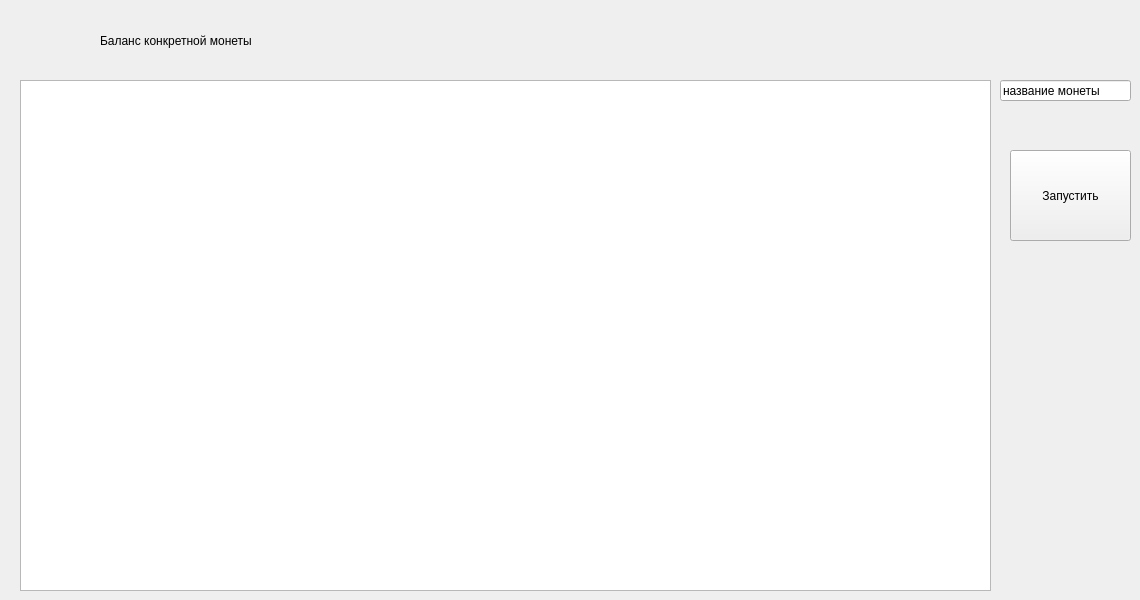
                     <widget class="QWidget" name="exact_coin_balance">
                      <widget class="QTableView" name="coin_balance_tableView">
                       <property name="geometry">
                        <rect>
                         <x>20</x>
                         <y>80</y>
                         <width>971</width>
                         <height>511</height>
                        </rect>
                       </property>
                      </widget>
                      <widget class="QLabel" name="label_13">
                       <property name="geometry">
                        <rect>
                         <x>100</x>
                         <y>20</y>
                         <width>181</width>
                         <height>41</height>
                        </rect>
                       </property>
                       <property name="text">
                        <string>Баланс конкретной монеты</string>
                       </property>
                      </widget>
                      <widget class="QLineEdit" name="exact_coin_lineEdit">
                       <property name="geometry">
                        <rect>
                         <x>1000</x>
                         <y>80</y>
                         <width>131</width>
                         <height>21</height>
                        </rect>
                       </property>
                       <property name="text">
                        <string>название монеты</string>
                       </property>
                      </widget>
                      <widget class="QPushButton" name="exact_coin_pushButton">
                       <property name="geometry">
                        <rect>
                         <x>1010</x>
                         <y>150</y>
                         <width>121</width>
                         <height>91</height>
                        </rect>
                       </property>
                       <property name="text">
                        <string>Запустить</string>
                       </property>
                      </widget>
                     </widget>
